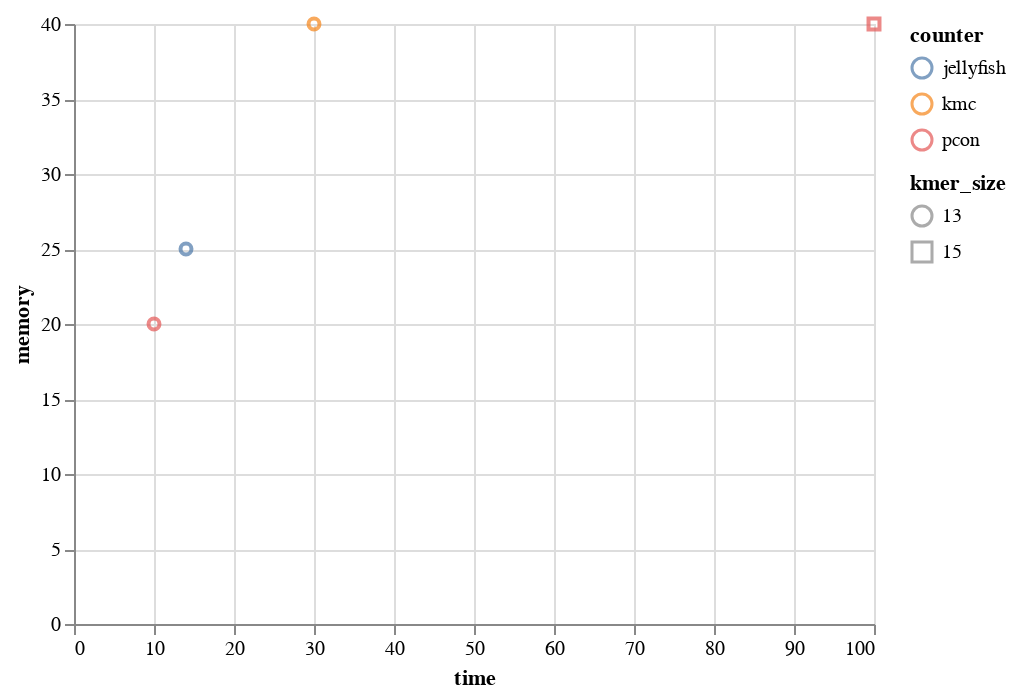

Notebook code for this chart:
### Markdown cell above
#### Benchmark

### Code cell
import altair
from cocktail import count

print(count.dataframe())

count.figure("bacteria")

### Figure 1 — Vega-Lite specification as saved in the notebook (floating-point values rounded to 4 significant figures)
{"config": {"view": {"continuousWidth": 400, "continuousHeight": 300}}, "data": {"name": "data-79f8b19276761707e2731a8208b9047a"}, "mark": "point", "encoding": {"color": {"type": "nominal", "field": "counter"}, "shape": {"type": "nominal", "field": "kmer_size"}, "x": {"type": "quantitative", "field": "time"}, "y": {"type": "quantitative", "field": "memory"}}, "$schema": "https://vega.github.io/schema/vega-lite/v4.8.1.json", "datasets": {"data-79f8b19276761707e2731a8208b9047a": [{"counter": "pcon", "dataset": "bacteria", "kmer_size": "13", "time": 10, "memory": 20}, {"counter": "pcon", "dataset": "bacteria", "kmer_size": "15", "time": 100, "memory": 40}, {"counter": "kmc", "dataset": "bacteria", "kmer_size": "13", "time": 30, "memory": 40}, {"counter": "jellyfish", "dataset": "bacteria", "kmer_size": "13", "time": 14, "memory": 25}]}}
